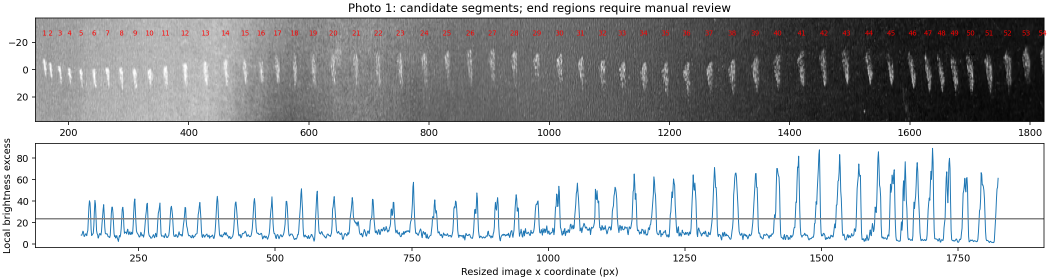
#> input picture experiments/E5E6_20261029_audio_marks/photo_1_segmentation_audit.png, 2100 x 560 px (shown at 1/2 size)
$ python analyze_mark_intensity.py --photo1 ../experiments/E5E6_20261029_audio_marks/photo_1_segmentation_audit.png --photo2 ../experiments/E5E6_20261029_audio_marks/photo_2_segmentation_audit.png --out out.png
#> lines starting #> are read from the running program, lines starting #| are printed output that depends on the picture
"""Explore raw-image chalk brightness profiles; no force/absolute deposit inversion.

python code/analyze_mark_intensity.py --photo1 IMAGE --photo2 IMAGE --out DIRECTORY
Uses the existing manual centerline and candidate segments from paired-audio analysis.
"""
import argparse
import csv
import json
from pathlib import Path
import numpy as np
from PIL import Image
from scipy import ndimage, signal
import matplotlib
matplotlib.use('Agg')
import matplotlib.pyplot as plt
from matplotlib.font_manager import FontProperties


def write_csv(p, header, rows):
    with p.open('w', encoding='utf-8-sig', newline='') as f:
        w = csv.writer(f); w.writerow(header); w.writerows(rows)


def main():
    parser = argparse.ArgumentParser(description=__doc__)
    for s in ['photo1', 'photo2', 'out']:
        parser.add_argument('--'+s, type=Path, required=True)
    a = parser.parse_args(); a.out.mkdir(parents=True, exist_ok=True)
    repo = Path(__file__).resolve().parents[1]
    prior = repo/'experiments/E5E6_20261029_audio_marks'
    font = Path('C:/Windows/Fonts/msyh.ttc')
    if font.exists():
        plt.rcParams['font.family'] = FontProperties(fname=str(font)).get_name()
    plt.rcParams['axes.unicode_minus'] = False
    cfg = {
        1: ([150,300,600,900,1200,1500,1800],[693,678,646,619,614,605,614],4,[12,25,36,44]),
        2: ([0,300,600,900,1200,1500,1700],[606,595,604,611,609,604,607],3,[8,11,15,20])}
    summary = {'status': 'exploratory optical profiles; no radiometric or geometric calibration',
               'direction': 'left_to_right', 'coordinates': 'original image pixels',
               'photos': {}}
    selected = []
    for k in [1,2]:
        im = np.asarray(Image.open(getattr(a,'photo'+str(k))).convert('RGB'),dtype=float)
        gray = im@np.array([.2126,.7152,.0722])
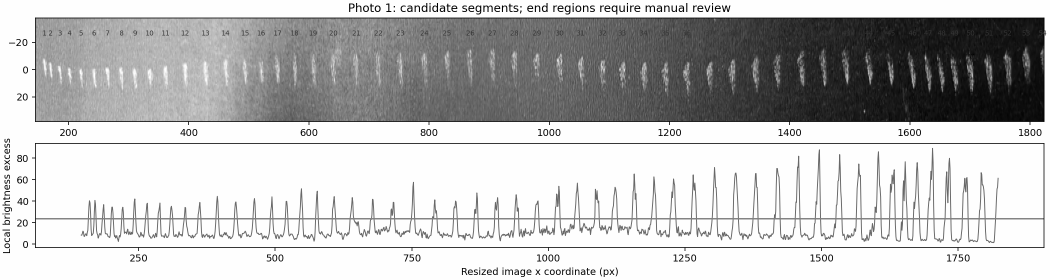
#> gray: shape (560, 2100) float64 (shown at 1/2 size); min 0, max 255, mean 191.7
        scale = im.shape[1]/1824
#> scale = 1.15
        xg,yg,deg,selection = cfg[k]
        x = np.arange(gray.shape[1]); y = np.polyval(np.polyfit(xg,yg,deg),x/scale)*scale
#> after `x = np.arange(gray.shape[1])`: x = 2100 values from 0 to 2099
        yy = np.arange(-round(65*scale),round(65*scale)+1)
#> yy = 151 values from -75 to 75
        coords = np.array([y[None,:]+yy[:,None],np.broadcast_to(x,(len(yy),len(x)))])
        band = ndimage.map_coordinates(gray,coords,order=1)
#> band: shape (151, 2100) float64; every value is 0
        upper = (yy<=-45*scale)&(yy>=-60*scale)
        lower = (yy>=45*scale)&(yy<=60*scale)
        bu = ndimage.gaussian_filter1d(np.median(band[upper],axis=0),3)
#> bu = 2100 values from 0 to 0
        bl = ndimage.gaussian_filter1d(np.median(band[lower],axis=0),3)
#> bl = 2100 values from 0 to 0
        bg = bu[None,:]+(bl-bu)[None,:]*(yy[:,None]-yy[upper].mean())/(yy[lower].mean()-yy[upper].mean())
        contrast = band-bg
        strip = abs(yy)<=38*scale
        c = contrast[strip]
#> c: shape (87, 2100) float64; every value is 0
        J = ndimage.gaussian_filter1d(c.sum(axis=0),1)
#> J = 2100 values from 0 to 0
        widths = {v:ndimage.gaussian_filter1d((c>v).sum(axis=0).astype(float),1) for v in [15,25,35]}
#> widths = 3 items
        W = widths[25]
#> W = 2100 values from 0 to 0
        # Mean brightness among mask-positive pixels, separate from integrated brightness.
        density = ndimage.gaussian_filter1d(np.where(c>25,c,0).sum(axis=0),1)/np.maximum(W,1)
#> density = 2100 values from 0 to 0
#> (the run stopped early here; a loop or call above may not have finished)
